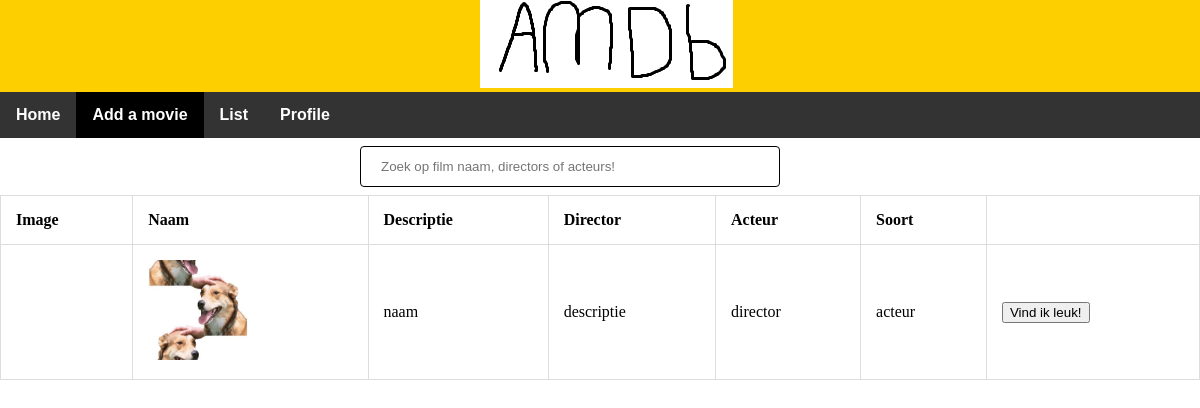
Screenshot of /php/pages/film.php?id=6 with the database file from the repository.
### tables this page shows
CREATE TABLE `films` (
  `film_id` int(11) NOT NULL,
  `naam` varchar(30) NOT NULL,
  `image` varchar(250) NOT NULL,
  `descriptie` varchar(255) NOT NULL,
  `director` varchar(20) NOT NULL,
  `acteur` varchar(40) NOT NULL,
  `vurl` varchar(50) NOT NULL,
  `soort` varchar(20) NOT NULL
);

### php/pages/film.php (the view, shortened to what this page needs)
<?php
include('../conn.php');
$id = $_GET['id'];
?>
<!doctype html>
<div class="header">
<head>
    <link rel="stylesheet" type="text/css" href="/../film/filmdb/css/style.css">
</head>
<body>
<div class="logo" >
<img src="/../film/filmdb/img/logo.png" alt="logo">
</div>
</div>
<ul>
<li><a  href="../home.php">Home</a></li>
<li><a class="active" href="../php/pages/add.php">Add a movie</a></li>
<li><a href="list.php">List</a></li>
<li><a href="profile.php">Profile</a></li>
</ul>
<div class="form1">
<form action="./pages/search.php" method="GET">
<input type="text" placeholder="Zoek op film naam, directors of acteurs!" name="search" />
</form>
</div>
<table>
			<?php
	$sql="SELECT * FROM films where film_id = ".$id;
    $result_set=mysqli_query($conn, $sql);
	while($row=mysqli_fetch_row($result_set))
	{
    echo '<tr>';
    echo '<table>		<th>Image</th><th>Naam</th><th>Descriptie</th><th>Director</th><th>Acteur</th><th>Soort</th><th></th></tr><td>';
        echo '<td><img src="afb/'. $row[2] . '"width="100px" height="100px"></a></td>';
        echo '<td>'. $row[1] . '</td>';
		    echo '<td>'. $row[3] . '</td>';
        echo '<td>'. $row[4] . '</td>';
        echo '<td>'. $row[5] . '</td>';
        echo '<td><a href="recommend.php?id='.$row[0].'" ><button type="button">Vind ik leuk!</button></a></td>';
	}
		?>
		</table>
</body>
</html>

### css/style.css (style rules this page uses)
body { color: black; margin: 0 !important; padding: 0 !important; }
.logo { padding-left: 40%; }
.header { margin-top: 0%; padding-top: 0%; background-color: rgb(253, 207, 0); }
input[type=text], select { width: 50%; padding: 12px 20px; margin: 8px 0; display: inline-block; border: 1px solid rgb(0, 0, 0); border-radius: 4px; box-sizing: border-box; }
ul { list-style-type: none; margin: 0; padding: 0; overflow: hidden; background-color: #333; font-family: Arial, Helvetica, sans-serif; font-weight: bold; }
li { float: left; }
li a { display: block; color: white; text-align: center; padding: 14px 16px; text-decoration: none; }
.active { background-color: rgb(0, 0, 0); }
.form1 { padding-left: 30%; padding-top: 0%; }
table, td, th { border: 1px solid #ddd; text-align: left; }
table { border-collapse: collapse; width: 100%; }
th, td { padding: 15px; }

### rows the page displays
films: image (picture), naam "naam", descriptie "descriptie", director "director", acteur "acteur"
